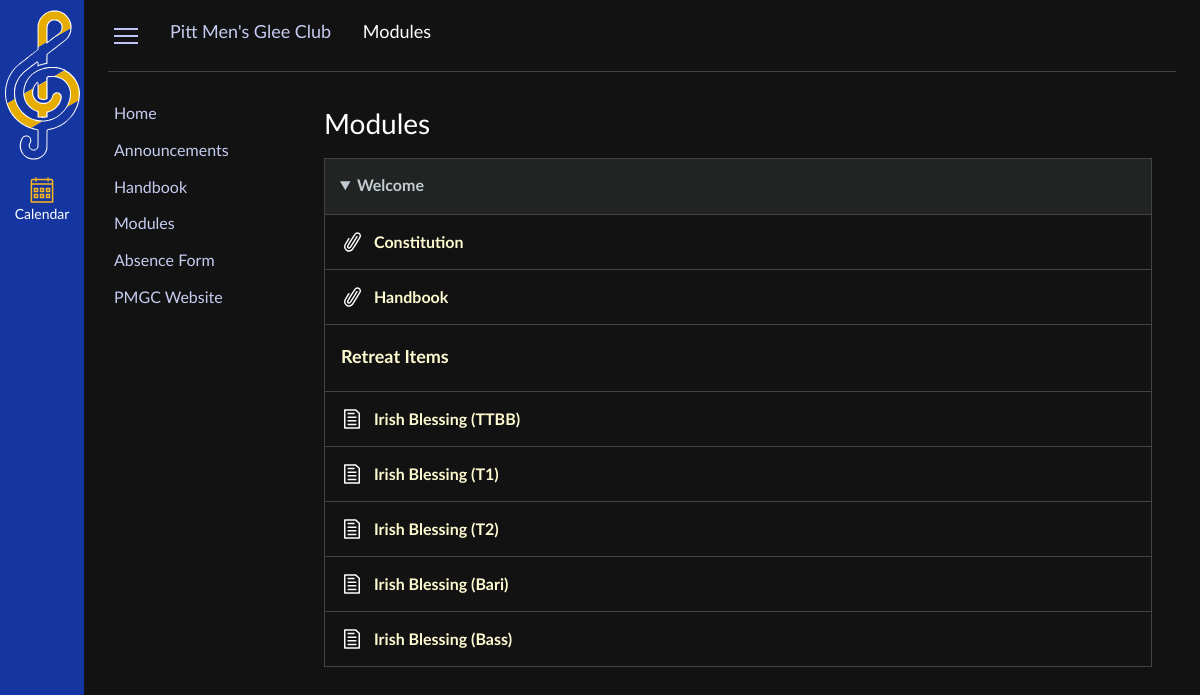
The app's page /modules/ with its own data.
### models.py (models this page shows)
class Link(Base):
    __tablename__ = "Links"
    id = Column("id", Integer, primary_key=True, autoincrement=True)
    position = Column("position", Integer, nullable=False)
    display_name = Column("display_name", String, nullable=False)
    type = Column("type", String, nullable=False)
    url = Column("url", String, nullable=False)
    def toJSON(self):
        return {
            "id":self.id,
            "position":self.position,
            "display_name": self.display_name,
            "type": self.type,
            "url" : self.url
        }

class Module(Base):
    __tablename__ = "Modules"
    id = Column("id", Integer, primary_key=True, autoincrement=True)
    position = Column("position", Integer, nullable=False)
    display_name = Column("display_name", String, nullable=False)
    hidden = Column("hidden", Boolean, nullable=False)
    def toJSON(self):
        return {
            "id": self.id,
            "position": self.position,
            "display_name": self.display_name,
            "hidden" : self.hidden
        }

class Item(Base):
    __tablename__ = "Items"
    id = Column("id", Integer, primary_key=True, autoincrement=True)
    module_id = Column("module_id", Integer, nullable=False)
    position = Column("position", Integer, nullable=False)
    type = Column("type", String, nullable=False)
    display = Column("display", String, nullable=False)
    url = Column("url", String, nullable=True)
    hidden = Column("hidden", Boolean, nullable=False)
    def toJSON(self):
        return {
            "id": self.id,
            "module_id": self.module_id,
            "position": self.position,
            "type": self.type,
            "display": self.display,
            "url": self.url,
            "hidden": self.hidden
        }

### main.py (the view, shortened to what this page needs)
@app.route("/modules/", methods=["GET","POST","PATCH","PUT","DELETE"])
def modules():
    modules = getModulesJSON()
    length = len(modules)
    if request.method == "GET":
        links = getLinksJSON()
        for module in modules:
            module['blocks'] = getItemsJSON(module['id'])
        return render_template("modules.html", links=links, modules=modules)

### main.py (called while the page is built)
def getLinksJSON():
    links = sqlSession.query(Link).order_by(Link.position).all()
    obj = []
    for link in links:
        obj.append(link.toJSON())
    return obj

def getModulesJSON():
    modules = sqlSession.query(Module).order_by(Module.position).all()
    obj = []
    for module in modules:
        obj.append(module.toJSON())
    return obj

def getItemsJSON(id):
    items = sqlSession.query(Item).filter_by(module_id=id).order_by(Item.position).all()
    obj = []
    for item in items:
        obj.append(item.toJSON())
    return obj

### templates/modules.html (shortened to what this page needs)
{% extends "index.html" %}
{% block path %}
    <li>
        <a href="#">
            <span>Modules</span>
        </a>
    </li>
{% endblock %}
{% block sidebar_links %}
    {% for link in links %}
        {% if link.type == 'external' %}
            <li><a link-id="{{ link.id }}" href="{{ link.url }}" target="_blank">{{ link.display_name }}</a></li>
        {% elif link.type == 'page' %}
            <li><a link-id="{{ link.id }}" href="{{ url_for('page', id= link.url) }}">{{ link.display_name }}</a></li>
        {% elif link.type == 'internal' %}
            <li><a link-id="{{ link.id }}" href="{{ url_for(link.url) }}">{{ link.display_name }}</a></li>
        {% elif link.type == 'file' %}
            <li><a link-id="{{ link.id }}" href="{{ url_for('file', key= link.url) }}">{{ link.display_name }}</a></li>
        {% else %}
            <li><a link-id="{{ link.id }}">Failed</a></li>
        {% endif %}
    {% endfor %}
{% endblock %}
{% block main_content %}
    <div id="modules">
        <h2>Modules</h2>
        {% for module in modules %}
            <div class="module" module-id="{{ module.id }}">
                <details open>
                    <summary> {{ module.display_name }}</summary>
                    <ul class="module-items">
                        {% for item in module.blocks %}
                            <li class="module-{{item.type}}" item-id="{{ item.id }}">
                                <span></span>
                                {% if item.type == "header" %}
                                    <h3>{{ item.display }}</h3>
                                {% elif item.type == "link"%}
                                    <a href="{{ item.url }}" target="_blank">{{ item.display }}</a>
                                {% elif item.type == "file" %}
                                    <a href="{{ url_for('file', key=item.url) }}">{{ item.display }}</a>
                                {% elif item.type == "music" %}
                                    <a href="{{ url_for('music', key=item.url) }}">{{ item.display }}</a>
                                {% elif item.type == "page" %}
                                    <a href="{{ url_for('page', id= item.url) }}">{{ item.display }}</a>
                                {% endif %}
                            </li>
                        {% endfor %}
                    </ul>
                </details>
            </div>
        {% endfor %}
    </div>
{% endblock %}

### static/css/main.css (style rules this page uses)
html { font-family: "Lato Extended", "Lato", "Helvetica Neue", Helvetica, Arial, sans-serif; color: white; }
body { margin: 0; background-color: #121212; }
a { text-decoration: none; color: #c6ccf0; }
#path ul li { display: inline-block; white-space: nowrap; vertical-align: top; font-size: 1.125rem; }
#path ul li+li::before { content: ""; width: 5px; height: 9px; display: inline-block; margin: 0 9px; background: url("../images/arrow.svg") no-repeat 50% 50%; background-size: 5px 9px; }
#path ul li+li:last-of-type a { color: #ffffff; }
#sidebar2 ul li { padding: 0; }
#sidebar2 ul li a { display: block; text-decoration: none; padding: 8px 0 8px 6px; word-wrap: break-word; -webkit-hyphens: none; hyphens: none; line-height: 1.3; }
#content h2 { margin: 0 0 0.75rem; line-height: 1.25; font-size: 1.75rem; font-weight: 400; }
.module { margin-top: 15px; }
.module summary { background-color: #222424; border: 1px solid #424344; padding: 18px 6px; padding-left: 15px; color: #c2cbd1; font-weight: bold; font-size: 1rem; text-overflow: ellipsis; overflow: hidden; white-space: nowrap; cursor: pointer; }
.module-items { padding: 0; margin: 0; border-collapse: collapse; }
.module-items li { display: flex; padding: 12px 6px; padding-left: 10px; box-sizing: border-box; border: 1px solid #424344; color: #fffbd1; border-top: 0; align-items: center; }
.module-items li span { width: 20px; height: 20px; margin: 5px 7px; background-size: contain; background-repeat: no-repeat; background-position: center; }
.module-items li a { margin-left: 5px; margin-top: 2px; line-height: 1.3; font-weight: bold; color: #fffbd1; text-decoration: none; }
.module-items li h3 { font-weight: bold; display: inline; font-size: 1.125rem; margin: 10px 6px; }
.module-file span { background-image: url("../images/Attachment.svg") }
.module-music span { background-image: url("../images/Page.svg") }

### records on screen
Link: display_name "Home"
Link: display_name "Announcements"
Link: display_name "Handbook"
Link: display_name "Modules"
Link: display_name "Absence Form"
Link: display_name "PMGC Website"
Module: display_name "Welcome"
Item: display "Constitution"
Item: display "Handbook"
Item: display "Retreat Items"
Item: display "Irish Blessing (TTBB)"
Item: display "Irish Blessing (T1)"
Item: display "Irish Blessing (T2)"
Item: display "Irish Blessing (Bari)"
Item: display "Irish Blessing (Bass)"
